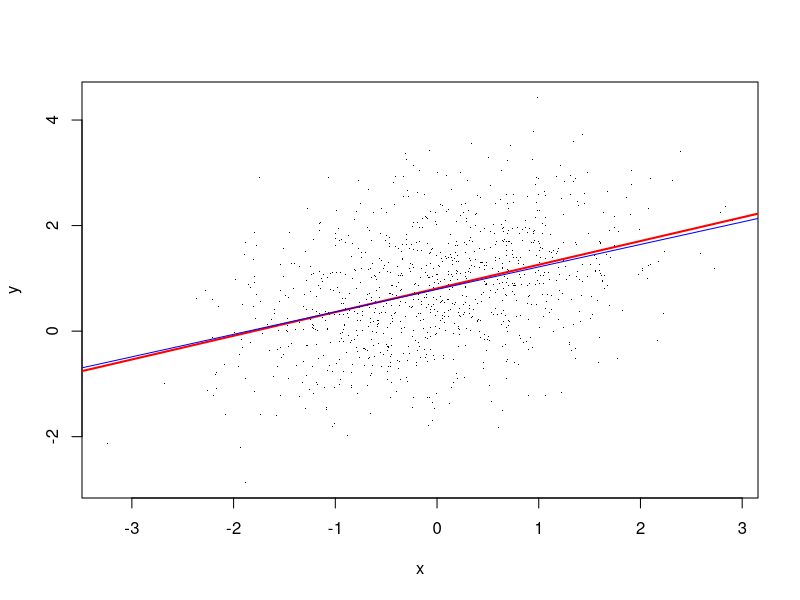
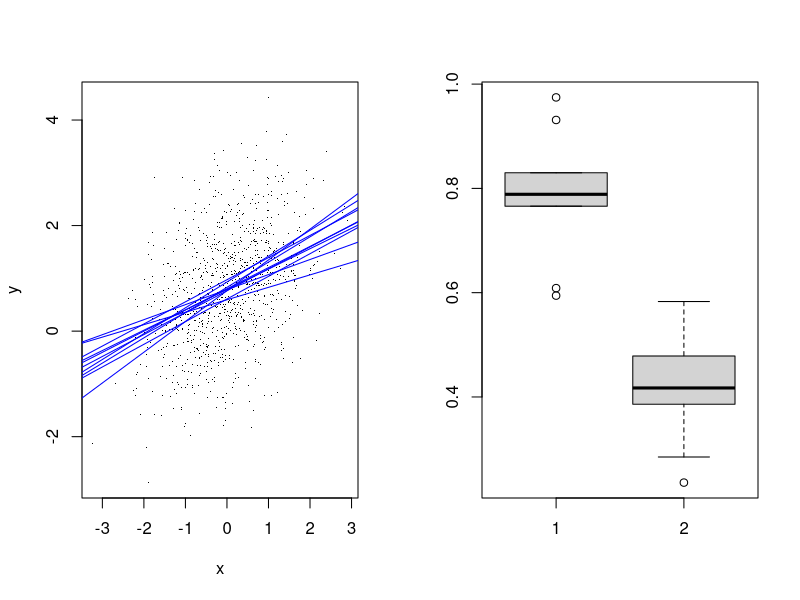
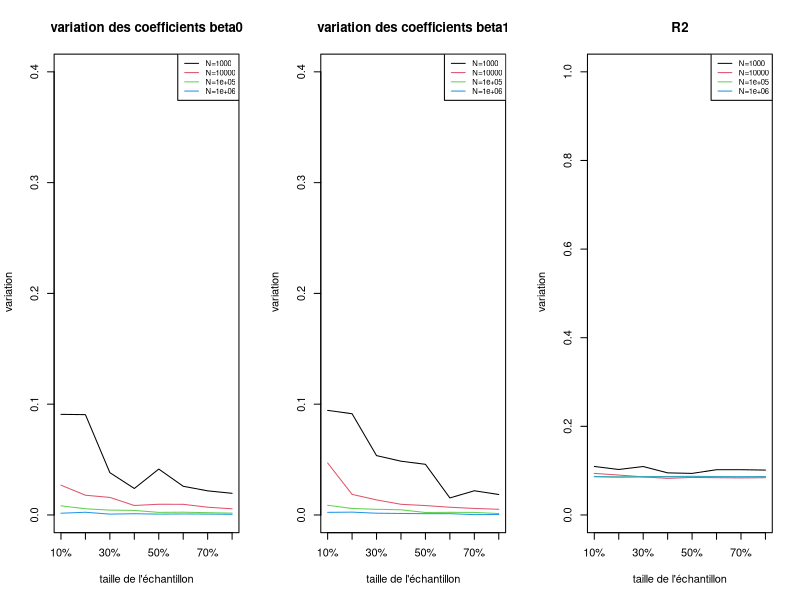

The R script that drew these images, in order:
## ---- chunk 1
donneeRegSim<-function(n,p,b,s){
  # set.seed(1)   #for reproducibility
  x<-matrix(rnorm(n,0,1),nrow=n,ncol=p-1)
  e<-rnorm(length(x[,1]),0,s)
  y<-b[1,] + x%*%b[-1,] + e
  X<- cbind(y,x)
}
## ---- chunk 2
sample.np <- function(S,n,p){
  s <- S[sample(nrow(S),n),]  #row sample
  if(ncol(S) == 2){
    s <- s
  }else{
     s <- cbind(s[,1],s[,sample(2:ncol(S),p)])  #col sample   
  }
  s
}
## ---- chunk 3
#parameter initialization
N <- 1000     #nrows
P <- 2      #ncol
s <- 1    #standard deviation
b<-matrix(runif(P,0,1),nrow=P,ncol=1) #linear coeff
b
## ---- chunk 4
S<-donneeRegSim(N,P,b,s)
y <- S[,1]
x <- S[,-1]
plot(y~x,pch=".")
abline(a = b[1], b = b[2], lwd = 2, col = "red")
abline(a = lm(y~x)$coefficients[1], b = lm(y~x)$coefficients[2], lwd = 1, col = "blue")
## ---- chunk 5
n <- 0.1 * N
p <- 1
nechantillon <- 10

expEchantillonnage <- function(nechantillon,S,n,p,view){
  coeff <- matrix(0,nrow = nechantillon, ncol = ncol(S)+1)
  if(isTRUE(view)){
    #draw points
    y <- S[,1]
    x <- S[,-1]
    plot(y~x,pch=".")  
  }
  
  for(i in 1:nechantillon){
  
    #reg on 10%
    echant <- sample.np(S,n,p)
    y <- echant[,1]
    x <- echant[,-1]
    reglin <- lm(y~x)
    if(isTRUE(view)){
      abline(a = reglin$coefficients[1], b = reglin$coefficients[2], lwd = 1, col = "blue")
    }
    coeff[i,1] <- reglin$coefficients[1]
    coeff[i,2] <- reglin$coefficients[2]
    coeff[i,3] <- summary(reglin)$r.squared
  }   
   if(isTRUE(view)){boxplot(coeff[,-3])}
  coeff
}
 
par(mfrow=c(1,2))
coeff <- expEchantillonnage(nechantillon,S,n,p, T)
## ---- chunk 6
set.seed(10)      #for reproducibiity
P <- 2           #number of variables
s <- 1           #standard deviation
b<-matrix(runif(P,0,1),nrow=P,ncol=1) #linear coeff

N = c(1000, 10000, 100000, 1000000)
percentage <- seq(0.1,0.8,0.1) 
res <-matrix(0, nrow =length(N) * length(percentage), ncol = 5)
k = 1
for(i in 1:length(N)){
  S <- donneeRegSim(N[i],P,b,s)
  for(j in 1:length(percentage)){
      n <- percentage[j]*N[i]
      coeff <- expEchantillonnage(nechantillon,S,n,p,F) 
      res[k,1] <- sd(coeff[,1])
      res[k,2] <- sd(coeff[,2])
      res[k,3] <- mean(coeff[,3])
      res[k,4] <- percentage[j]
      res[k,5] <- N[i]
      k <- k + 1
  }
}

par(mfrow=c(1,3))
plot(res[1:8,1],type="l",col=1,xaxt = "n",ylim=c(0,0.4),
     xlab = "taille de l'échantillon",
     ylab= " variation",
     main="variation des coefficients beta0")
lines(res[9:16,1],col=2)
lines(res[17:24,1],col=3)
lines(res[25:32,1],col=4)
axis(1, at=1:8, labels=c("10%","20%","30%","40%","50%","60%","70%","80%"))
legend("topright", legend=paste0("N=",N), col = 1:4, lty = 1,cex = 0.70) 

plot(res[1:8,2],type="l",col=1,xaxt = "n",ylim=c(0,0.4),
     xlab = "taille de l'échantillon",
     ylab= " variation",
     main="variation des coefficients beta1")
lines(res[9:16,2],col=2)
lines(res[17:24,2],col=3)
lines(res[25:32,2],col=4)
axis(1, at=1:8, labels=c("10%","20%","30%","40%","50%","60%","70%","80%"))
legend("topright", legend=paste0("N=",N), col = 1:4, lty = 1,cex = 0.70) 

plot(res[1:8,3],type="l",col=1,xaxt = "n",ylim=c(0,1),
     xlab = "taille de l'échantillon",
     ylab= " variation",
     main="R2")
lines(res[9:16,3],col=2)
lines(res[17:24,3],col=3)
lines(res[25:32,3],col=4)
axis(1, at=1:8, labels=c("10%","20%","30%","40%","50%","60%","70%","80%"))
legend("topright", legend=paste0("N=",N), col = 1:4, lty = 1,cex = 0.70) 
## ---- chunk 7
cat("le meilleur modèle en utilisant le critère R2 s'obtient en prenant un échantillon\n de ",res[which(res[,3] == max(res[,3])),4]*100,"% avec\n N = ",res[which(res[,3] == max(res[,3])),5])
## ---- chunk 8
set.seed(10)      #for reproducibiity
P <- 5         #number of variables
s <- 1           #standard deviation
b<-matrix(runif(P,0,1),nrow=P,ncol=1) #linear coeff

N = c(1000, 10000, 100000, 1000000)
percentage <- seq(0.1,0.5,0.1) 
pnum <- c(1,2,3)
nechantillon <- 5
res2 <-matrix(0, nrow =length(N) * length(percentage)*length(pnum), ncol = 4)
k = 1

#exp
for(i in 1:length(N)){
  S <- donneeRegSim(N[i],P,b,s)
  for(j in 1:length(percentage)){
    for(l in 1:length(pnum)){
      n <- percentage[j]*N[i]
      p <- pnum[l]
      r2 <- rep(NA, nechantillon)
      for(m in 1:nechantillon){
        echant <- sample.np(S,n,p)
        y <- echant[,1]
        x <- echant[,-1]
        reglin <- lm(y~x)
        r2[m] <- summary(reglin)$r.squared
      }   
      res2[k,1] <- mean(r2)
      res2[k,2] <- percentage[j]
      res2[k,3] <- N[i]
      res2[k,4] <- pnum[l]
      k <- k + 1
    }
  }
}

#resulat
cat("le meilleur modèle en utilisant le critère R2 s'obtient en prenant un échantillon\n de ",res[which(res2[,1] == max(res2[,1])),2]*100,"% des lignes et ",res2[which(res2[,1] == max(res2[,1])),4]," colonnes de P = ",P," et avec \nN = ",res2[which(res2[,1] == max(res2[,1])),3])
